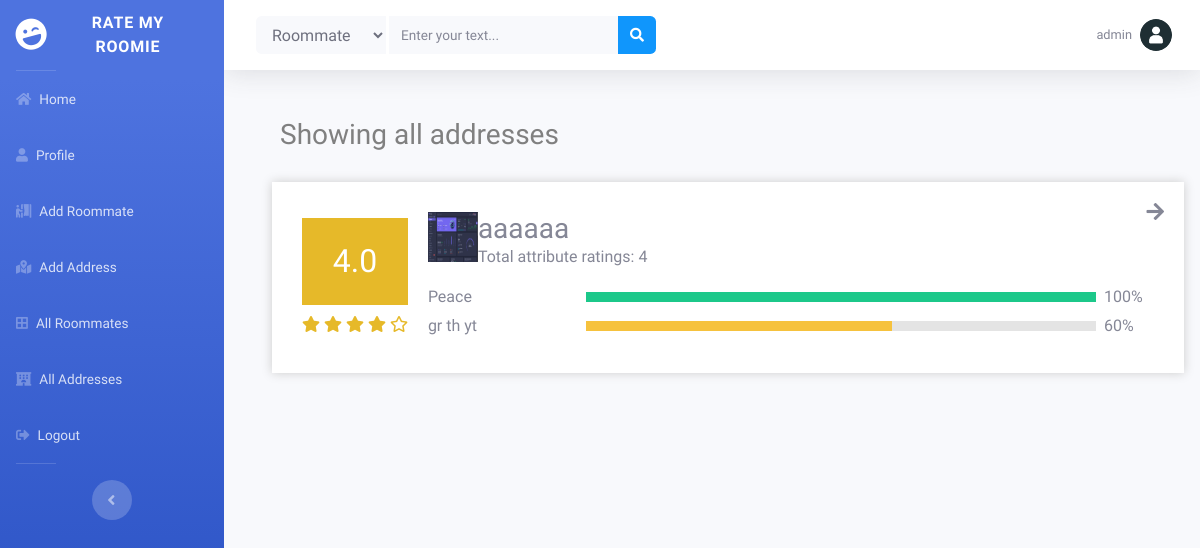
The page /all-addresses/ (signed in) on the database its author committed.
### main/models.py (models this page shows, shortened)
class Address(models.Model):
    address = models.CharField(max_length=100)
    photo = models.ImageField(upload_to='images/', blank=True, null=True)
    about = models.TextField(blank=True, null=True)
    created_at = models.DateTimeField(auto_now_add=True)
    updated_at = models.DateTimeField(auto_now=True)
    def get_total_rating(self):
        ratings = AddressRating.objects.filter(address=self)
        return len(ratings)
    def get_average_rating(self):
        ratings = AddressRating.objects.filter(address=self)
        if ratings:
            total = 0
            for rating in ratings:
                total += rating.rating
            return float("{:.1f}".format(total / len(ratings)))
        else:
            return 0
    def get_star(self):
        average_rating = self.get_average_rating()
        stars = []
        for i in range(1, 6):
            if i <= average_rating:
                stars.append('fas fa-star')
            elif i - average_rating < 1:
                stars.append('fas fa-star-half-alt')
            else:
                stars.append('far fa-star')
        return stars
    def get_top_two_ratings(self):
        ratings = AddressRating.objects.filter(address=self).order_by('-rating')
        if len(ratings) < 2:
            return ratings
        top_two = []
        top_two.append(ratings[0])
        top_two.append(ratings[len(ratings)-1])
        return top_two

class AddressRating(models.Model):
    user = models.ForeignKey(User, on_delete=models.CASCADE)
    address = models.ForeignKey(Address, on_delete=models.CASCADE)
    attribute = models.CharField(max_length=100)
    rating = models.IntegerField()
    text = models.TextField(blank=True, null=True)
    is_default = models.BooleanField(default=False)
    created_at = models.DateTimeField(auto_now_add=True)
    updated_at = models.DateTimeField(auto_now=True)
    def get_percentage(self):
        ratings = AddressRating.objects.filter(address=self.address, attribute=self.attribute)
        total = 0
        for rating in ratings:
            total += rating.rating
        return int((total / (len(ratings)*5)) * 100)

### main/views.py (the view)
# urls.py: path('all-addresses/', views.all_addresses, name='all_addresses'),
def all_addresses(request):
    addresses = Address.objects.all()
    context = {
        'addresses': addresses,
    }
    return render(request, 'main/search_address.html', context)

### account/context_processors.py (called while the page is built)
def user_profile(request):
    if request.user.is_authenticated:
        user_profile = UserProfile.objects.filter(user=request.user).first()
        return {'user_profile': user_profile}
    return {}

### templates/main/search_address.html (shortened to what this page needs)
{% extends 'includes/base.html' %}
{% load static %}
{% block body %}
{% block head %}
<link rel="stylesheet" href="{% static 'css/search.css' %}">
{% endblock %}
<div class="container my-5">
    <div class="card-profile mx-2 my-4">
        <section class="wrapper product" style="width: 100%; margin: 0 16px; justify-content: start">
            <h3 class="section-name" style="text-align: left; color: black; margin-bottom: 12px; margin-left: 8px">
                {% if request.GET.q %}
                    <span style="color: gray;">Showing address result for:</span> {{request.GET.q}}
                {% else %}
                    <span style="color: gray;">Showing all addresses</span>
                {% endif %}
            </h3>
            {% for roommate in addresses %}
            <a href="{% url 'main:address' roommate.id %}" style="text-decoration: none; color: inherit">
                    <div class="search-main-div2">
                        <i class="fas fa-arrow-right"></i>
                        <div class="search-main-div">
                            <div class="div1">
                                <h2 class="p-4 div1-text fw-bold text-center">
                                    {{roommate.get_average_rating}}
                                </h2>
                                {% for star in roommate.get_star %}
                                    <i class="{{star}}" style="color: rgb(230, 185, 41);"></i>
                                {% endfor %}
                            </div>
                            <div class="div2">
                                <div class="d-flex">
                                    <img src="{% if roommate.photo %}{{ roommate.photo.url }}{% else %}{% static 'images/user.png' %}{% endif %}"
                                        alt="img"
                                        class="" width="50" height="50">
                                    <div class="ms-3">
                                        <h3 class="mb-0 ms-1">
                                            {{roommate.address}}
                                        </h3>
                                        <div class="mb-3 ms-1">Total attribute ratings: {{roommate.get_total_rating}}</div>
                                    </div>
                                </div>
                                {% for r in roommate.get_top_two_ratings %}
                                <div class="div2-maindiv">
                                    <p class="fw-bold mb-0" style="width: 150px">
                                        {{r.attribute}}
                                    </p>
                                    <div class="emtydiv">
                                        <p class=" mb-0 h-100
                                        {% if r.get_percentage < 30 %}
                                            bg-danger
                                        {% elif r.get_percentage < 70 %}
                                            bg-warning
                                        {% else %}
                                            bg-success
                                        {% endif %}
                                        " style="width:{{r.get_percentage}}%"></p>
                                    </div>
                                    <p class="fw-bold mb-0" style="width: 50px">
                                        {{r.get_percentage}}%
                                    </p>
                                </div>
                                {% endfor %}
                            </div>
                        </div>
                    </div>
                </a>
            {% endfor %}
        </section>
    </div>
</div>
  {% endblock %}

### templates/includes/base.html (shortened to what this page needs)
{% load static %}
<!DOCTYPE html>
<html lang="en">
<head>
    <link href="https://cdnjs.cloudflare.com/ajax/libs/font-awesome/5.13.0/css/all.min.css" rel="stylesheet">
    <link rel="stylesheet" href="{% static "css/sb-admin-2.min.css" %}">
    <link rel="stylesheet" href="{% static "css/index.css" %}">
</head>
<body id="page-top">
    <div id="wrapper">
        <ul class="navbar-nav bg-gradient-primary sidebar sidebar-dark accordion" id="accordionSidebar">
            <a class="sidebar-brand d-flex align-items-center justify-content-center" href="{% url "main:home" %}">
                <div class="sidebar-brand-icon rotate-n-15">
                    <i class="fas fa-laugh-wink"></i>
                </div>
                <div class="sidebar-brand-text mx-3">Rate My Roomie</div>
            </a>
            <hr class="sidebar-divider my-0">
            <li class="nav-item">
                <a class="nav-link" href="{% url "main:home" %}">
                    <i class="fas fa-home"></i>
                    <span>Home</span></a>
            </li>
            <li class="nav-item">
                <a class="nav-link" href="{% url "account:profile" %}">
                    <i class="fas fa-user"></i>
                    <span>Profile</span>
                </a>
            </li>
            <li class="nav-item">
                <a class="nav-link" href="{% url "main:add_roommate" %}">
                    <i class="fas fa-person-booth"></i>
                    <span>Add Roommate</span>
                </a>
            </li>
            <li class="nav-item">
                <a class="nav-link" href="{% url "main:add_address" %}">
                    <i class="fas fa-map-marked-alt pe-2"></i>
                    <span>Add Address</span>
                </a>
            </li>
            <li class="nav-item">
                <a class="nav-link" href="{% url "main:all_roommates" %}">
                    <i class="fas fa-border-all"></i>
                    <span>All Roommates</span>
                </a>
            </li>
            <li class="nav-item">
                <a class="nav-link" href="{% url "main:all_addresses" %}">
                    <i class="fas fa-hotel"></i>
                    <span>All Addresses</span>
                </a>
            </li>
            <li class="nav-item">
                <a class="nav-link" href="{% url "account:logout" %}">
                    <i class="fas fa-sign-out-alt"></i>
                    <span>Logout</span>
                </a>
            </li>
            <hr class="sidebar-divider d-none d-md-block">
            <div class="text-center d-none d-md-inline">
                <button class="rounded-circle border-0" id="sidebarToggle"></button>
            </div>
        </ul>
        <div id="content-wrapper" class="d-flex flex-column">
            <div id="content">
                <nav class="navbar navbar-expand navbar-light bg-white topbar static-top shadow">
                    <form action="{% url "main:search_roommate" %}" method="GET"
                        class="nav-search-form d-none d-sm-inline-block form-inline mr-auto ml-md-3 my-2 my-md-0 mw-100 navbar-search">
                        <div class="input-group">
                            <select name="" class="select-style form-control bg-light border-0 small mr-1" style="min-width: 130px">
                                <option value="Roommate">Roommate</option>
                            </select>
                            <input type="text" class="form-control bg-light border-0 small" placeholder="Enter your text..."
                                aria-label="Search" aria-describedby="basic-addon2" name="q">
                            <div class="input-group-append">
                                <button class="btn btn-primary" type="submit">
                                    <i class="fas fa-search fa-sm"></i>
                                </button>
                            </div>
                        </div>
                    </form>
                    <ul class="navbar-nav ml-auto">
                        {% if user.is_authenticated %}
                        <li class="nav-item dropdown no-arrow">
                            <a class="nav-link dropdown-toggle" href="#" id="userDropdown" role="button"
                                data-toggle="dropdown" aria-haspopup="true" aria-expanded="false">
                                <span class="mr-2 d-none d-lg-inline text-gray-600 small">
                                    {{ user.username }}
                                </span>
                                {% if user_profile.profile_picture %}
                                    <img class="img-profile rounded-circle"
                                        src="{{ user_profile.profile_picture.url }}">
                                {% else %}
                                    <img class="img-profile rounded-circle"
                                        src="{% static "images/user.png" %}">
                                {% endif %}
                            </a>
                        </li>
                        {% else %}
                        <li class="nav-item mr-3">
                            <a class="btn btn-primary" href="{% url "account:login" %}" class="nav-link">Login</a>
                        </li>
                        {% endif %}
                    </ul>
                </nav>
                <div class="">
                    {% block body %}{% endblock %}
                </div>
            </div>
        </div>
    </div>
</body>
</html>

### static/css/index.css (style rules this page uses)
* { margin: 0; padding: 0; box-sizing: border-box; font-family: 'Ubuntu', sans-serif; }
hr { margin-left: 0; max-width: 40px; }
.select-style { max-width: 100px; }

### static/css/search.css (style rules this page uses)
.search-main-div2 { padding: 30px; position: relative; background: white; box-shadow: 0 0 10px #ccc; margin: 0 0 30px 0; gap: 20px; margin: 30px auto; transition: all 0.3s ease-in-out; cursor: pointer; }
.search-main-div { display: flex; align-items: center; gap: 20px; }
.fa-arrow-right { position: absolute; top: 20px; right: 20px; font-size: 20px; }
.div1-text { background: rgb(230, 185, 41); color: white; }
.div2 { flex-grow: 1; }
.div2-maindiv { display: flex; align-items: center; justify-content: space-between; gap: 8px; margin-bottom: 5px; }
.emtydiv { flex-grow: 1; height: 10px; background: rgb(228, 228, 228); }

### rows shown on the page
Address: get_average_rating "4.0", photo (picture), address "aaaaaa", get_total_rating "4"
AddressRating: attribute "Peace", get_percentage "100"
AddressRating: attribute "gr th yt", get_percentage "60"

### other values the page prints
{{ user.username }} "admin"
